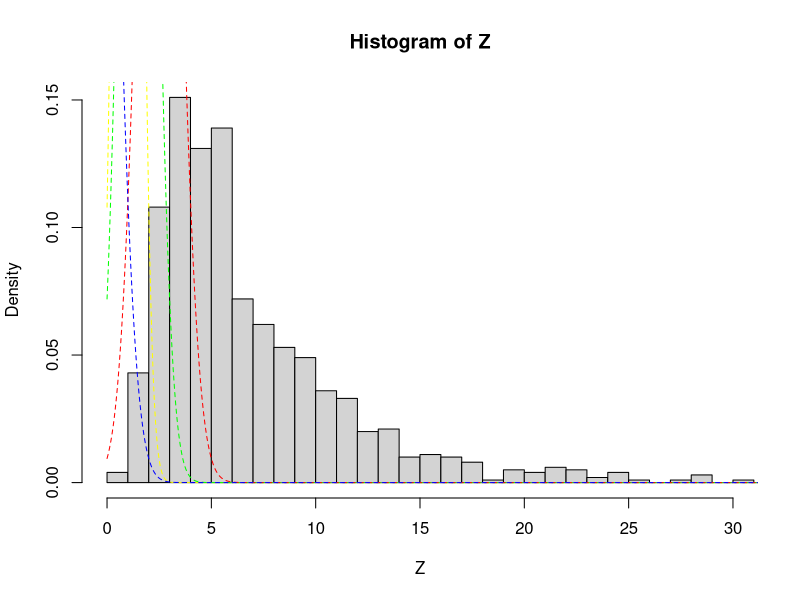
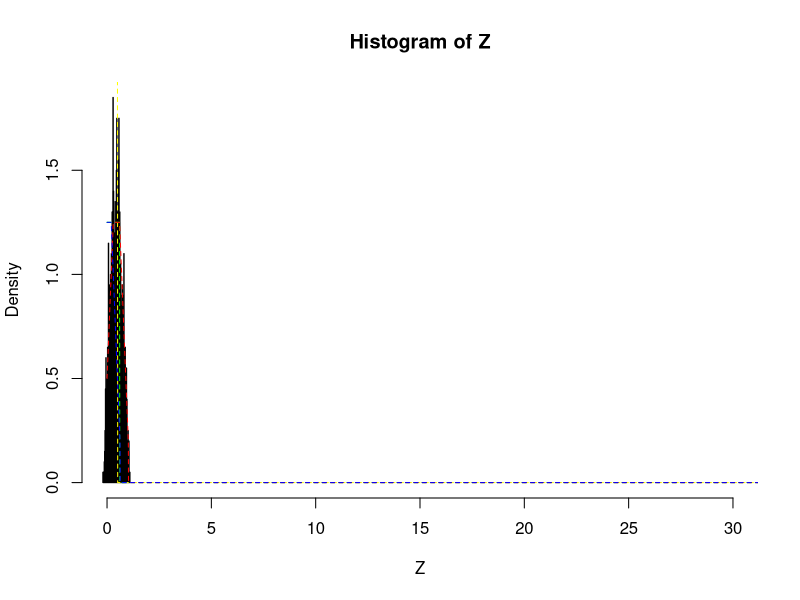
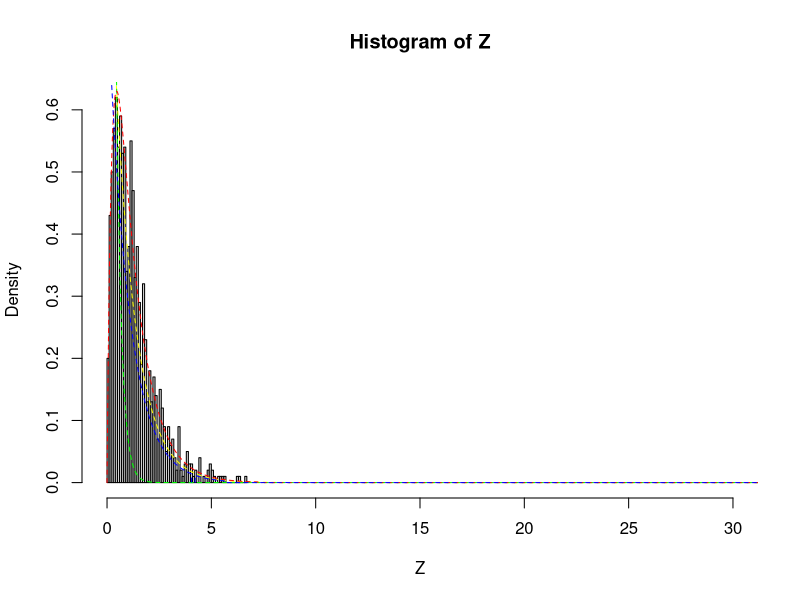

The R script that drew these images, in order:
#am adaugat pachetul shoolmath

clear_plots <- function() {
  if(!is.null(dev.list())) {
    dev.off()
  }
}

#PUNCTUL 12
suma<-function(f.X, f.Y)
{
  #suma
  f.Z <- function(z) integrate(function(x,z) f.Y(z-x)*f.X(x),-Inf,Inf,z)$value
  f.Z
  f.Z <- Vectorize(f.Z)   
  return(f.Z)
}

diferenta<-function(f.X, f.Y)
{
  #diferenta
  f.T <-  function(z) integrate(function(x,z) f.Y(x-z)*f.X(x),-Inf,Inf,z)$value
  f.T
  f.T <- Vectorize(f.T)   
}


#EXEMPLUL 1
f.X <- function(x) dnorm(x, 1, 0.5)
f.Y <- function(y) dnorm(y, 1.5, 0.75)

set.seed(1)
X <- rnorm(1000,1,0.5)
Y <- rlnorm(1000,1.5,0.75)
Z <- X + Y

hist(Z,freq=F,breaks=50, xlim=c(0,30))
z <- seq(0,50,0.01)
lines(z,f.X(z),lty=2,col="yellow")
lines(z,f.Y(z),lty=2,col="green")
lines(z,suma(f.X, f.Y)(z),lty=2,col="red")
lines(z,diferenta(f.X, f.Y)(z),lty=2,col="blue")


#EXEMPLUL 2
clear_plots()
f.X <- function(x) dunif(x, min = 0, max = 0.5)
f.Y <- function(x) dunif(x, min = -0.2, max = 0.6)
set.seed(1)
X <- runif(1000,min = 0, max = 0.5)
Y <- runif(1000,min = -0.2, max = 0.6)
Z <- X + Y
hist(Z,freq=F,breaks=50, xlim=c(0,30))
z <- seq(0,50,0.01)
lines(z,f.X(z),lty=2,col="yellow")
lines(z,f.Y(z),lty=2,col="green")
lines(z,suma(f.X, f.Y)(z),lty=2,col="red")
lines(z,diferenta(f.X, f.Y)(z),lty=2,col="blue")

#EXEMPLUL 3
clear_plots()
expX <- function(x) dexp(x, rate=1)
expY <- function(x) dexp(x, rate=4)
set.seed(1)
X <- rexp(1000,1)
Y <- rexp(1000,4)
Z <- X + Y
hist(Z,freq=F,breaks=50, xlim=c(0,30))
z <- seq(0,50,0.01)
lines(z,expX(z),lty=2,col="yellow")
lines(z,expY(z),lty=2,col="green")
lines(z,suma(expX, expY)(z),lty=2,col="red")
lines(z,diferenta(expX, expY)(z),lty=2,col="blue")
